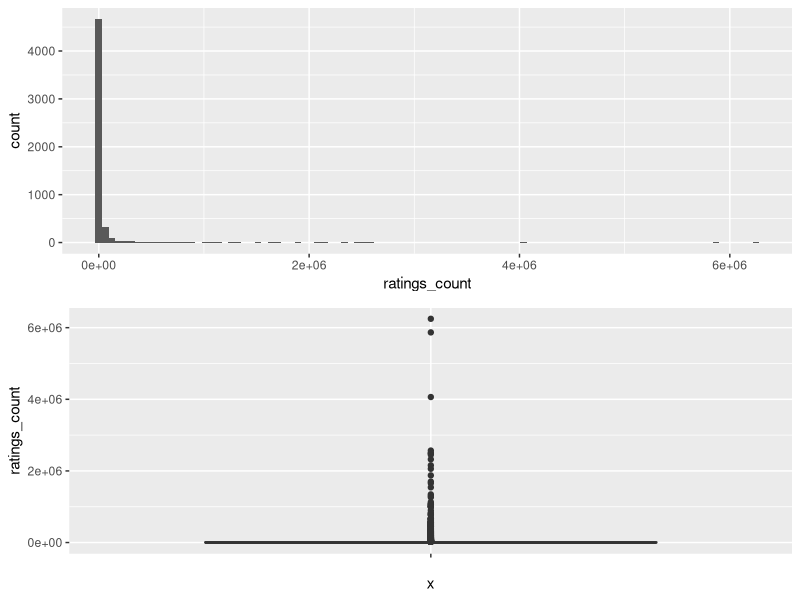
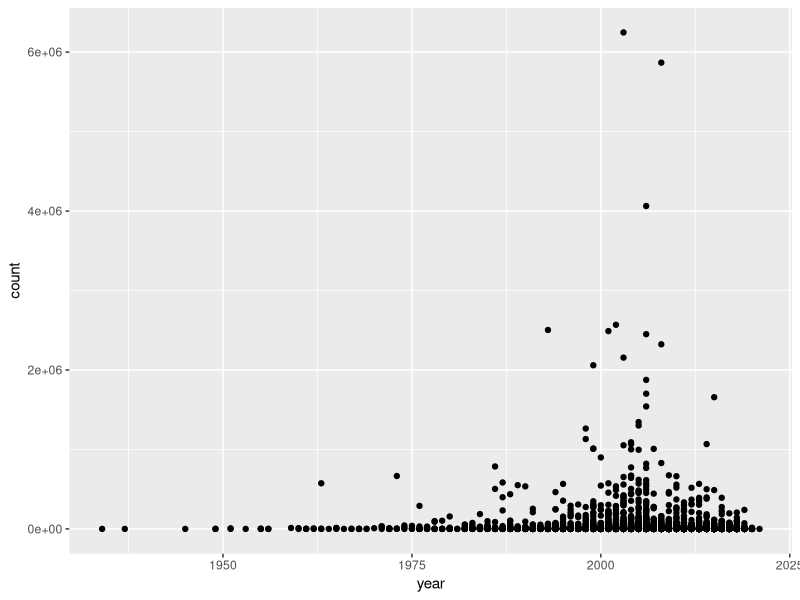
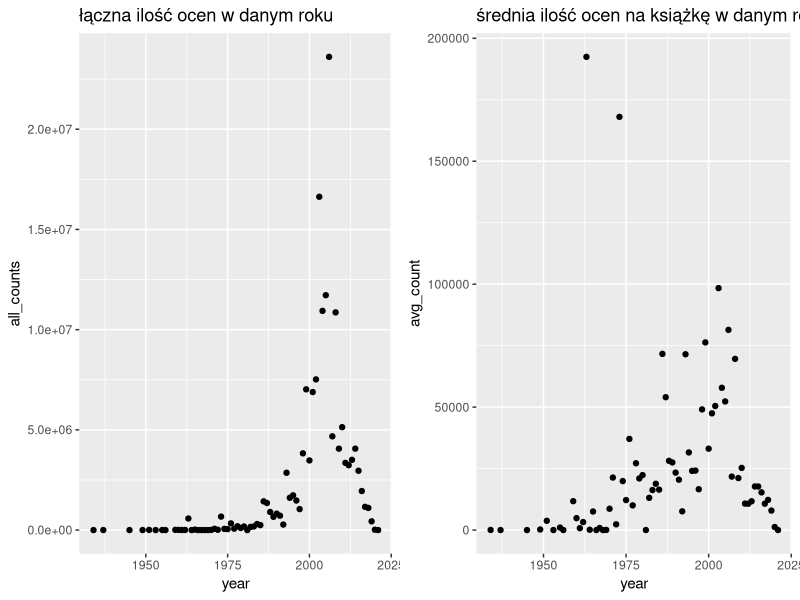
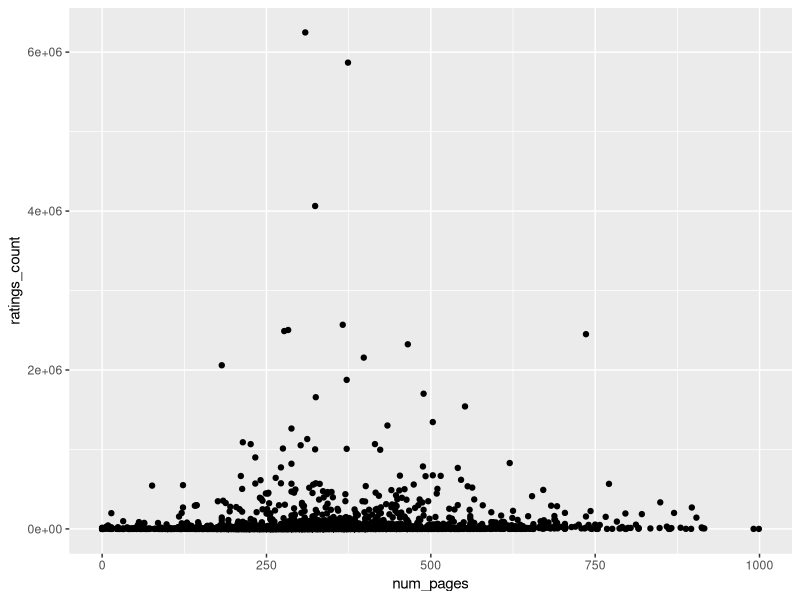
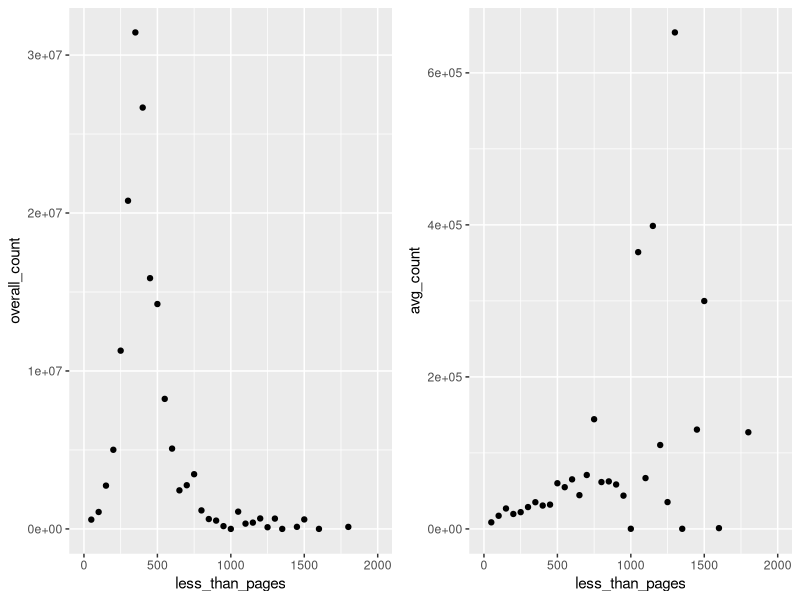
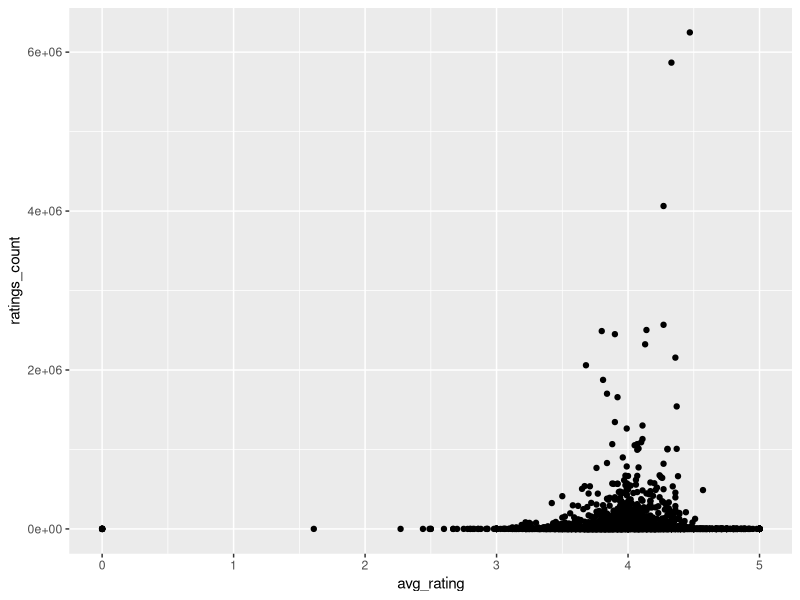
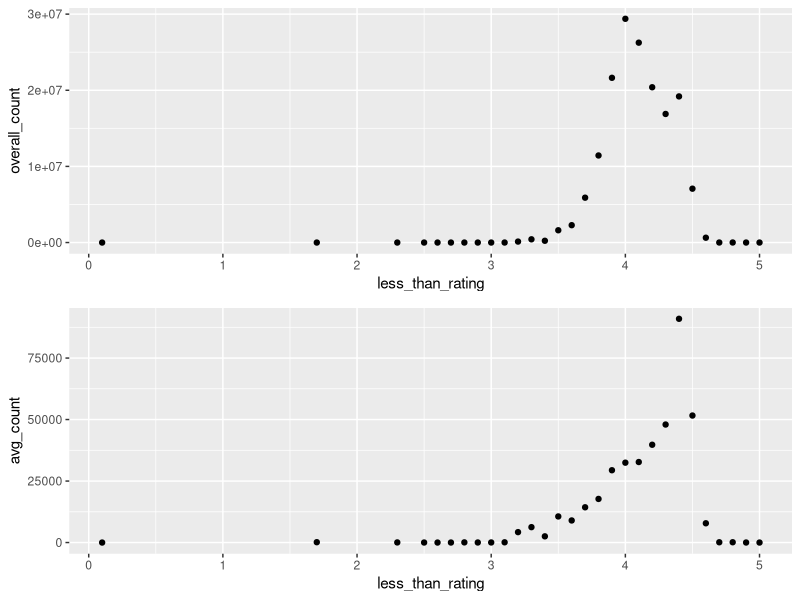
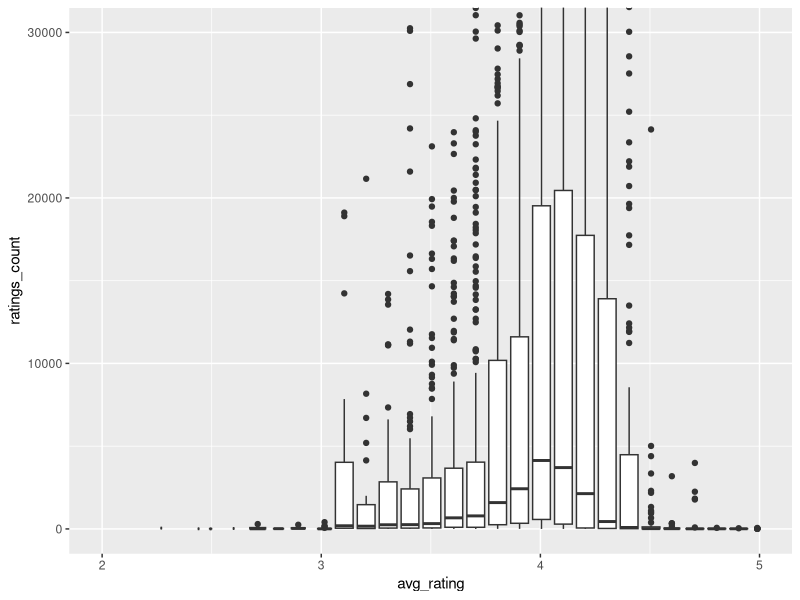

Write the R code that produced these figures, in order.
## ---- chunk 1
knitr::opts_chunk$set(echo = TRUE)
## ---- chunk 2
## MODUŁY
require(gridExtra)
library('dplyr')
library(ggplot2)
## ---- chunk 3

plik <- read.csv('best_crime_and_mystery_books.csv', na.strings=c("", "NA"), header = TRUE)
plik[5,]

plik$publication_year[plik$publication_year == '6'] <- 2006
plik$publication_year[plik$publication_year == '17'] <- 2017

## ---- chunk 4
p1 <- ggplot(plik, aes( x = ratings_count)) + geom_histogram(bins=100) 

p2 <- ggplot(plik, aes(x = "", y = ratings_count)) + 
  geom_boxplot() 

grid.arrange(p1, p2, nrow=2) 

## ---- chunk 5
plik[order(-plik$ratings_count),][1:5,c(3,10)]
## ---- chunk 6
##wczytanie danych - z pominieciem brakujących wartości
year_vs_count <- na.omit(data.frame( year = plik$publication_year, count = plik$ratings_count))
head(year_vs_count)

p1 <- ggplot(year_vs_count, aes(x=year, y=count)) + geom_point() 
p1
## ---- chunk 7
df <- as.data.frame(table(year_vs_count$year))
colnames(df) <- c('year', 'bpy')
df$all_counts <- aggregate(year_vs_count$count, by=list(Category=year_vs_count$year), FUN=sum)[,2]
df$avg_count <- df$all_counts/df$bpy
df$year <- as.numeric(as.character(df$year))
## ---- chunk 8
p1 <- ggplot(df, aes(x=year, y=all_counts)) + geom_point() + ggtitle('łączna ilość ocen w danym roku')

p2 <- ggplot(df, aes(x=year, y=avg_count)) + geom_point() + ggtitle('średnia ilość ocen na książkę w danym roku')

grid.arrange(p1, p2, ncol=2) 
## ---- chunk 9
cor(df$all_counts, df$year, method = "pearson")
cor(df$all_counts, df$year, method = "kendall")
cor(df$all_counts, df$year, method = "spearman")
cor(df$avg_count, df$year)
## ---- chunk 10
df[df$all_counts == max(df$all_counts),] ##łącznie
df[df$avg_count == max(df$avg_count),] ##średnio
## ---- chunk 11
num_vs_count <- na.omit(data.frame(num_pages = plik$num_pages, ratings_count = plik$ratings_count))
## ---- chunk 12
cor(num_vs_count$num_pages, num_vs_count$ratings_count, method = "pearson")
cor(num_vs_count$num_pages, num_vs_count$ratings_count, method = "spearman")
cor(num_vs_count$num_pages, num_vs_count$ratings_count, method = "kendall")

plik[plik$ratings_count == max(plik$ratings_count),]

p <- ggplot(num_vs_count, aes(x=num_pages, y=ratings_count)) + geom_point() + scale_x_continuous(limits=c(0,1000))

p
## ---- chunk 13
n_p <- avg_p <- num_books <- c()
i <- 1
ns <- 50

for (n in seq(ns, max(num_vs_count$num_pages), ns)) {
    all <- sum(num_vs_count[num_vs_count$num_pages <=n & num_vs_count$num_pages > n - ns ,2])
    how_many <- sum(num_vs_count$num_pages <=n& num_vs_count$num_pages >= n - ns)
    n_p[i] <- all
    num_books[i] <- how_many
    avg_p[i] <- all/how_many
    i <- i+1 
}
count_per_pages <- na.omit(data.frame(less_than_pages = seq(ns, max(num_vs_count$num_pages), ns), overall_count = n_p, avg_count = avg_p, num_books = num_books))

## ---- chunk 14
p1 <- ggplot(count_per_pages, aes(x=less_than_pages, y=overall_count)) + geom_point() + scale_x_continuous(limits=c(0,2000))


p2 <- ggplot(count_per_pages, aes(x=less_than_pages, y=avg_count)) + geom_point() + scale_x_continuous(limits=c(0,2000))


grid.arrange(p1, p2, ncol=2) 
## ---- chunk 15
count_per_pages[count_per_pages$overall_count == max(count_per_pages$overall_count),]
count_per_pages[count_per_pages$avg_count == max(count_per_pages$avg_count),]
## ---- chunk 16
avg_vs_count <- na.omit(data.frame(avg_rating = plik$average_rating, ratings_count = plik$ratings_count))
p <- ggplot(avg_vs_count, aes(x=avg_rating, y=ratings_count)) + geom_point() 
p

cor(avg_vs_count$avg_rating, avg_vs_count$ratings_count, method = "pearson")
cor(avg_vs_count$avg_rating, avg_vs_count$ratings_count, method = "kendall")
cor(avg_vs_count$avg_rating, avg_vs_count$ratings_count, method = "spearman")
## ---- chunk 17
n_r <- avg_p <- num_books <- c()
i <- 1
ns <- 0.1

for (n in seq(ns, max(avg_vs_count$avg_rating), ns)) {
    all <- sum(avg_vs_count[avg_vs_count$avg_rating < n & avg_vs_count$avg_rating >= n - ns ,2])
    how_many <- sum(avg_vs_count$avg_rating  <=n& avg_vs_count$avg_rating  >= n - ns)
    n_r[i] <- all
    num_books[i] <- how_many
    avg_p[i] <- all/how_many
    i <- i+1 
}
avg_per_count <- na.omit(data.frame(less_than_rating = seq(ns, max(avg_vs_count$avg_rating), ns), overall_count = n_r, avg_count = avg_p, num_books = num_books))
## ---- chunk 18
p1 <-  ggplot(avg_per_count, aes(x=less_than_rating, y=overall_count)) + geom_point() 

p2 <-  ggplot(avg_per_count, aes(x=less_than_rating, y=avg_count)) + geom_point() 

grid.arrange(p1, p2, nrow=2) 

p1 <-ggplot(avg_vs_count, aes(x=avg_rating, y=ratings_count)) +
geom_boxplot(aes(group = cut_width(avg_rating, 0.1))) +coord_cartesian(xlim =c(2,5), ylim = c(0, 30000))
p1
## ---- chunk 19
pub_vs_count <- na.omit(data.frame(publisher = plik$publisher, count = plik$ratings_count))

df <- as.data.frame(table(pub_vs_count$publisher))
colnames(df) <- c('publisher', 'bpp')
df$all_counts <- aggregate(pub_vs_count$count, by=list(Category=pub_vs_count$publisher), FUN=sum)[,2]
df$avg_count <- df$all_counts/df$bpp
df$publisher <- as.character(df$pub)
##top 10 publisherów pod wzgledem ilosci wydanych ksiazek
head(df[order(-df$bpp),])
##top 10 publisherów pod wzgledem lacznej ilosci ocen
head(df[order(-df$all_counts),])
##top 10 publisherów pod wzgledem sredniej ilosci ocen
head(df[order(-df$avg_count),])
## ---- chunk 20
##chwalimy sie umiejetnoscia robienia barplotow
top20 <- df[order(-df$all_counts),][1:20,]
p1 <- ggplot(top20, aes(x=publisher, y=all_counts)) + geom_bar(stat="identity") + 
theme(axis.text.x = element_text(angle = 90))

top20_2 <-  df[order(-df$avg_count),][1:20,]
p2 <- ggplot(top20_2, aes(x=publisher, y=avg_count)) + geom_bar(stat="identity") + 
theme(axis.text.x = element_text(angle = 90))

grid.arrange(p1, p2, ncol=2) 
## ---- chunk 21
aut_vs_count <- na.omit(data.frame(author = plik$book_author, count = plik$ratings_count))

df <- as.data.frame(table(aut_vs_count$author))
colnames(df) <- c('author', 'bpa')
df$all_counts <- aggregate(aut_vs_count$count, by=list(Category=aut_vs_count$author), FUN=sum)[,2]
df$avg_count <- df$all_counts/df$bpa
df$publisher <- as.character(df$author)
##top 10 autorow pod wzgledem ilosci wydanych ksiazek
head(df[order(-df$bpa),])
##top 10 publisherów pod wzgledem lacznej ilosci ocen
head(df[order(-df$all_counts),])
##top 10 publisherów pod wzgledem sredniej ilosci ocen
head(df[order(-df$avg_count),])
## ---- chunk 22
##chwalimy sie umiejetnoscia robienia barplotow
top20 <- df[order(-df$all_counts),][1:20,]
p1 <- ggplot(top20, aes(x=author, y=all_counts)) + geom_bar(stat="identity") + 
theme(axis.text.x = element_text(angle = 90))

top20_2 <-  df[order(-df$avg_count),][1:20,]
p2 <- ggplot(top20_2, aes(x=author, y=avg_count)) + geom_bar(stat="identity") + 
theme(axis.text.x = element_text(angle = 90))

grid.arrange(p1, p2, ncol=2) 
